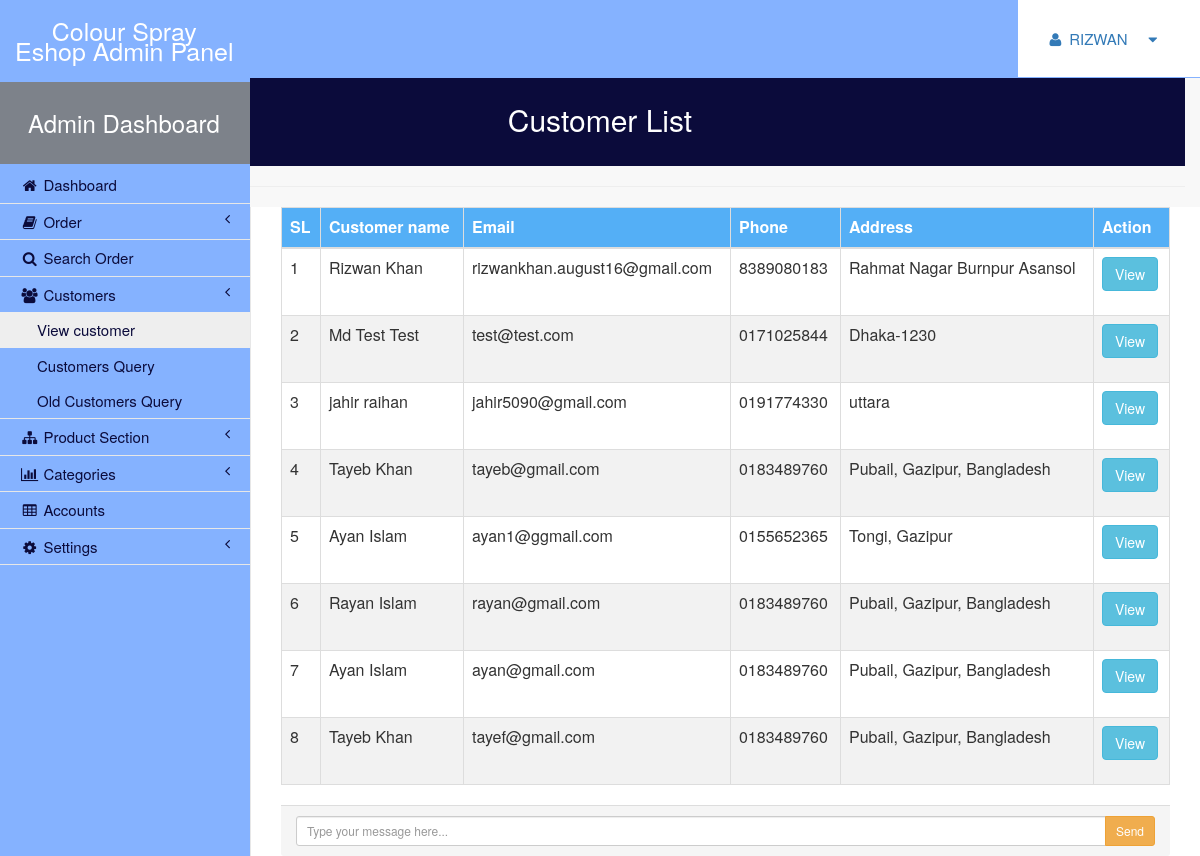
The app's page /admin/cus_info.php (signed in) with its own data.
### tables this page shows
CREATE TABLE IF NOT EXISTS `user_info` (
`user_id` int(10) NOT NULL,
  `first_name` varchar(100) NOT NULL,
  `last_name` varchar(100) NOT NULL,
  `email` varchar(300) NOT NULL,
  `password` varchar(300) NOT NULL,
  `mobile` varchar(11) NOT NULL,
  `address1` varchar(300) NOT NULL,
  `address2` varchar(100) NOT NULL,
  `type` int(30) NOT NULL
);

### admin/cus_info.php (the view, shortened to what this page needs)
<?php include"header.php";?>
 <div class="col-lg-12">
                  <center> <h2 style="background-color:#0B0B3B;padding:30px;color:white;"> Customer List </h2></center> <hr/>
               </div>
<div id="page-wrapper" style="overflow:scroll;">
						<table class="table">
   <thead>
     <tr style="color:skyblue;">
       <th>SL</th>
       <th>Customer name</th>
       <th>Email</th>
	<th>Phone</th>
	<th>Address</th>
	<th>Action</th>
     </tr>
   </thead>
   <tbody>
						<?php
						$product_query = "SELECT * FROM user_info where type=0 ";
						$run_query = mysqli_query($con,$product_query);
						if(mysqli_num_rows($run_query) > 0){
	$sl = 0;
									while($row = mysqli_fetch_array($run_query)){
										$sl++;
										$fname   = $row['first_name'];
										$lname = $row['last_name'];
										$email   = $row['email'];
										$mobile = $row['mobile'];
										$address1 = $row['address1'];
										?>
									  <tr>
										<td><?php echo $sl; ?></td>
										<td><?php echo $fname.' '.$lname; ?></td>
										<td><?php echo $email; ?></td>
										<td><?php echo $mobile; ?> </td>
										<td><?php echo $address1; ?></td>
										<td>
										<form action="view.php" method="post">
										<input type="submit" name="cusdetails" class="btn btn-info" value="View">
										</form>
										</td>
									  </tr>
						<?php
	}
						}
						?>
				 </tbody>
 </table>
					 <?php include"footer.php";?>

### admin/cus_info.php (style rules this page uses)
table, td, tr, th { border-collapse: collapse; border: 1px solid #ddd; }
th, td { text-align: left; padding: 8px; }
tr:nth-child(even) { background-color: #f2f2f2 }
th { background-color: #54aff6; color: white; }

### records on screen
user_info: first_name "Rizwan", last_name "Khan", email "rizwankhan.august16@gmail.com", mobile "8389080183", address1 "Rahmat Nagar Burnpur Asansol"
user_info: first_name "Md Test", last_name "Test", email "test@test.com", mobile "0171025844", address1 "Dhaka-1230"
user_info: first_name "jahir", last_name "raihan", email "jahir5090@gmail.com", mobile "0191774330", address1 "uttara"
user_info: first_name "Tayeb", last_name "Khan", email "tayeb@gmail.com", mobile "0183489760", address1 "Pubail, Gazipur, Bangladesh"
user_info: first_name "Ayan", last_name "Islam", email "ayan1@ggmail.com", mobile "0155652365", address1 "Tongi, Gazipur"
user_info: first_name "Rayan", last_name "Islam", email "rayan@gmail.com", mobile "0183489760", address1 "Pubail, Gazipur, Bangladesh"
user_info: first_name "Ayan", last_name "Islam", email "ayan@gmail.com", mobile "0183489760", address1 "Pubail, Gazipur, Bangladesh"
user_info: first_name "Tayeb", last_name "Khan", email "tayef@gmail.com", mobile "0183489760", address1 "Pubail, Gazipur, Bangladesh"

### other values on screen
$_SESSION['name'] "RIZWAN"
